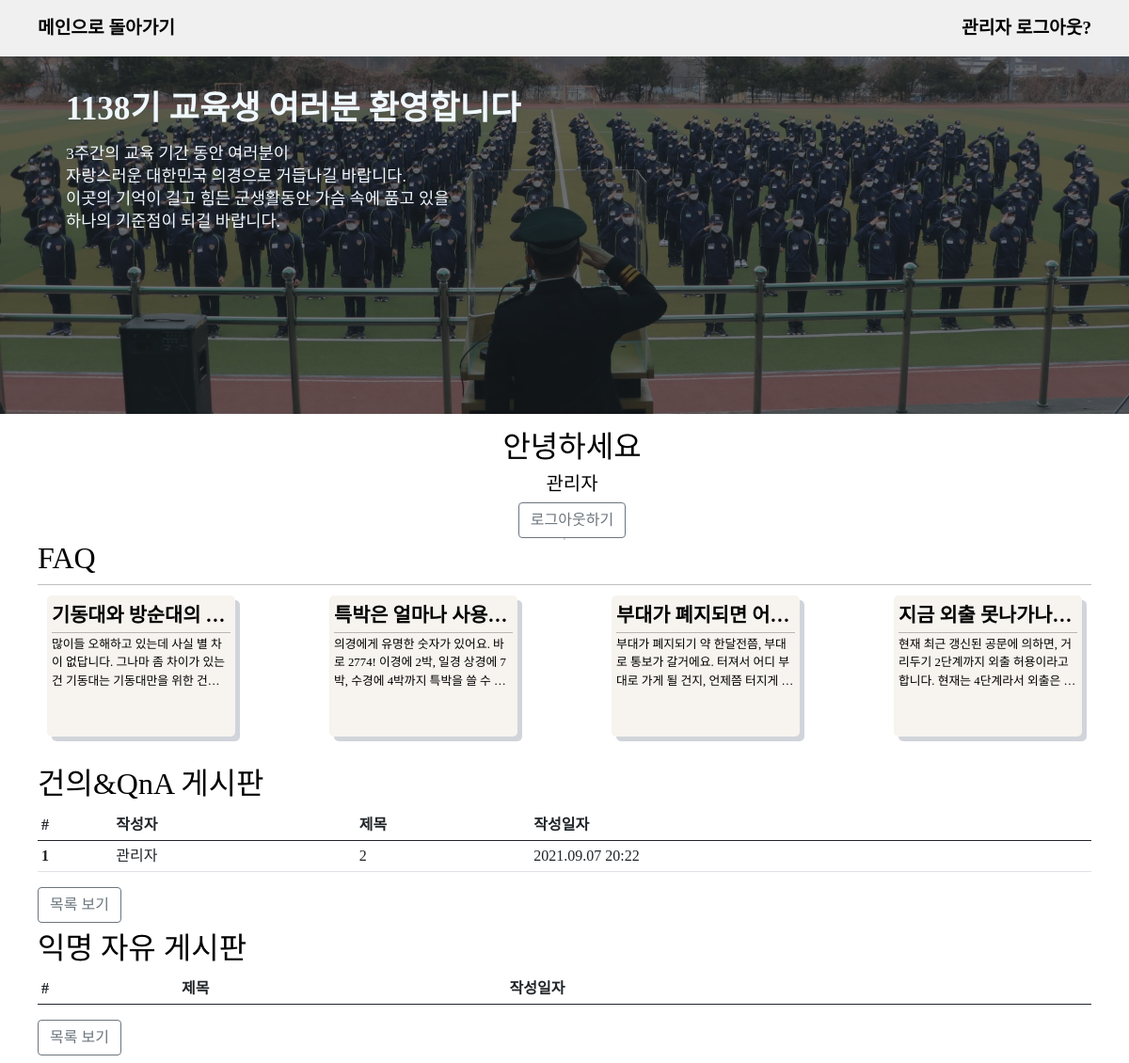
The app's page /main (signed in) with its own data.
### app/models.py (models this page shows, shortened)
class User(db.Model):
    id = db.Column(db.Integer, primary_key=True)
    pw = db.Column(db.String(200), nullable=False)
    name = db.Column(db.String(50), nullable=False)
    _class = db.Column(db.String(50), nullable=True)
    @property
    def is_authenticated(self):
        return True

class Faq(db.Model):
    id = db.Column(db.Integer, primary_key=True)
    subject = db.Column(db.String(200), nullable=False)
    content = db.Column(db.Text(), nullable=False)

class Question(db.Model):
    id = db.Column(db.Integer, primary_key=True)
    user_id = db.Column(
        db.Integer,
        db.ForeignKey("user.id", ondelete="CASCADE"),
        nullable=False,
    )
    user = db.relationship("User", backref=db.backref("question_set"))
    subject = db.Column(db.String(200), nullable=False)
    content = db.Column(db.Text(), nullable=False)
    create_date = db.Column(db.DateTime(), nullable=False)

### app/views/main_views.py (the view, shortened to what this page needs)
@bp.route("/main", methods=["GET", "POST"])
def main():
    form = LoginForm()
    faq_list = Faq.query.limit(4).all()
    question_list = (
        Question.query.order_by(Question.create_date.desc()).limit(4).all()
    )
    question_a_list = (
        Question_A.query.order_by(Question_A.create_date.desc()).limit(4).all()
    )
    return render_template(
        "main.html",
        form=form,
        question_list=question_list,
        question_a_list=question_a_list,
        faq_list=faq_list,
    )

### app/__init__.py (called while the page is built)
@login_manager.user_loader
def user_loader(user_id):
    from .models import User
    return User.query.filter_by(id=user_id).first()

### app/filter.py (called while the page is built)
def datetime_form(value, fmt="%Y.%m.%d %H:%M"):
    return value.strftime(fmt)

### app/templates/main.html (shortened to what this page needs)
{% extends 'base.html' %}
{%block contents%}
<section class="main_img">
    <div class="main_container inner">
        <div class="title_container">
            <div class="title">1138기 교육생 여러분 환영합니다</div>
            <div class="message">3주간의 교육 기간 동안 여러분이 <br>
                자랑스러운 대한민국 의경으로 거듭나길 바랍니다.<br>
                이곳의 기억이 길고 힘든 군생활동안 가슴 속에 품고 있을<br>
                하나의 기준점이 되길 바랍니다.
            </div>
        </div>
    </div>
</section>
<section class='first_main inner'>
    <div class="login_form">
        {% if current_user.is_authenticated %}
        <h2>안녕하세요</h2>
        <h5>{{current_user.name}}</h5>
        <a class='btn btn-outline-secondary' href="{{url_for('main.logout')}}">로그아웃하기</a>
        {%endif%}
    </div>
    <div class="updown"></div>
    <div class="faq_container">
        <h2>FAQ</h2>
        <hr>
        <div class="faq_list">
            {% for faq in faq_list %}
            <a href="{{url_for('detail.faq_list')}}">
                <div class="faq_card">
                    <div class="card_title">{{faq.subject}}</div>
                    <hr>
                    <div class="card_detail">
                        {{faq.content}}
                    </div>
                </div>
            </a>
            {% endfor %}
        </div>
    </div>
</section>
<section class="inner">
    <h2>건의&QnA 게시판</h2>
    <table class="table table-sm">
        <thead>
            <tr>
                <th scope="col">#</th>
                <th scope="col">작성자</th>
                <th scope="col">제목</th>
                <th scope="col">작성일자</th>
            </tr>
        </thead>
        <tbody>
            {% if question_list %}
            {%for question in question_list %}
            <tr onclick="location.href='/detail/question_detail/{{question.id}}'">
                <th scope="row">{{loop.index}}</th>
                <td>{{question.user.name}}</td>
                <td>{{question.subject}}
                </td>
                <td>{{question.create_date|datetime}}</td>
            </tr>
            {%endfor%}
            {%endif%}
        </tbody>
    </table>
    <a class="btn btn-outline-secondary mb-2" href="{{ url_for('detail.question_list') }}" role="button">목록 보기</a>
</section>
<section class="inner">
    <h2>익명 자유 게시판</h2>
    <table class="table table-sm">
        <thead>
            <tr>
                <th scope="col">#</th>
                <th scope="col">제목</th>
                <th scope="col">작성일자</th>
            </tr>
        </thead>
    </table>
    <a class="btn btn-outline-secondary mb-2" href="{{ url_for('detail.anonymous') }}" role="button">목록 보기</a>
</section>
{% endblock %}

### app/templates/nav.html
<nav class='inner'>
  <div>
    <a href="{{ url_for('main.main') }}">메인으로 돌아가기</a>
  </div>
  {%if current_user.is_authenticated %}
  <div>
    <a href="{{url_for('main.logout')}}">{{current_user.name}}<small> 로그아웃?</small></a>
  </div>
  {% endif %}
</nav>

### app/static/css/style.css (style rules this page uses)
* { box-sizing:border-box; }
html { height: 100%; }
body { min-height: 100%; font-family: "Spoca Han Sans Neo", "sans-serif"; color:black; }
.inner { height: 100%; padding: 0 40px; margin: 0 auto; }
nav { width: 100%; line-height: 60px; display: flex; justify-content: space-between; }
nav.inner { display: flex; justify-content: space-between; }
a { all:unset; }
nav * { font-size: 1.2rem; font-weight: bold; }
section { width: 100%; position: relative; }
.main_img { margin-top: 60px; height: 380px; background-image: url(/static/img/main_img2.jpg); background-size:cover; background-position: center 50%; background-repeat: no-repeat; z-index:1; }
.main_container { width: 100%; height:100%; background-color: rgba(25, 33, 37,0.6); z-index:2; }
.title_container { padding-top:30px; padding-left:30px; }
.title { font-size: 2.2rem; font-weight: bold; color: aliceblue; }
.message { margin-top: 0.5rem; font-size: 1.1rem; color: aliceblue; line-height: 1.5rem; }
.first_main { width:100%; height:100%; display: flex; margin-top:1rem; justify-content: space-between; align-items: center; }
.login_form { height: 100%; margin-left:1rem; width: 300px; text-align: center; }
.faq_container { width:100%; height:100%; margin-bottom: 20px; overflow:scroll; }
.faq_list { display: flex; width: 100%; justify-content: space-between; margin: 0.7rem 0; }
.faq_card { width:200px; height:150px; border-radius: 5px; box-shadow: 5px 5px rgba(25,42,70,0.2); padding: 5px; background-color: rgb(247, 243, 238); margin:0 10px; }
.updown { margin:0px 20px; max-height:280px; border: 1px solid rgba(25,42,70,0.2); width:0.1px; }
.card_title { font-weight: bold; font-size: 1.3rem; width: 100%; white-space: nowrap; overflow: hidden; text-overflow: ellipsis; }
.card_detail { font-size: 0.8rem; width: 100%; overflow:hidden; text-overflow: ellipsis; display: -webkit-box; -webkit-line-clamp: 3; -webkit-box-orient: vertical; }
hr { margin:3px 0; }
@media only screen and (max-width: 1200px) { .first_main { flex-direction: column; } }

### records on screen
User: name "관리자"
Faq: subject "기동대와 방순대의…", content "많이들 오해하고 있는데 사실 별 차이 없답니다. 그나마 좀 차이가 있는 건 기동대는 기동대만을 위한…"
Faq: subject "특박은 얼마나 사용…", content "의경에게 유명한 숫자가 있어요. 바로 2774! 이경에 2박, 일경 상경에 7박, 수경에 4박까지 특박을 쓸…"
Faq: subject "부대가 폐지되면 어…", content "부대가 폐지되기 약 한달전쯤, 부대로 통보가 갈거에요. 터져서 어디 부대로 가게 될 건지, 언제쯤…"
Faq: subject "지금 외출 못나가나…", content "현재 최근 갱신된 공문에 의하면, 거리두기 2단계까지 외출 허용이라고 합니다. 현재는 4단계라서…"
Question: user.name "관리자", subject "2", create_date "2021.09.07 20:22"
